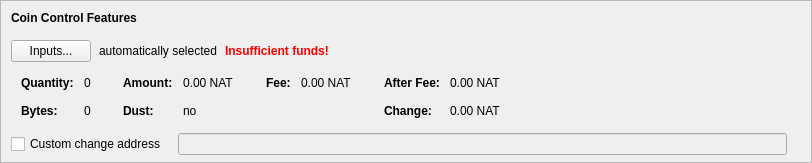
    <widget class="QFrame" name="frameCoinControl">
     <property name="sizePolicy">
      <sizepolicy hsizetype="Expanding" vsizetype="Expanding">
       <horstretch>0</horstretch>
       <verstretch>0</verstretch>
      </sizepolicy>
     </property>
     <property name="maximumSize">
      <size>
       <width>16777215</width>
       <height>16777215</height>
      </size>
     </property>
     <property name="frameShape">
      <enum>QFrame::StyledPanel</enum>
     </property>
     <property name="frameShadow">
      <enum>QFrame::Sunken</enum>
     </property>
     <layout class="QVBoxLayout" name="verticalLayoutCoinControl2">
      <property name="spacing">
       <number>0</number>
      </property>
      <property name="leftMargin">
       <number>0</number>
      </property>
      <property name="topMargin">
       <number>0</number>
      </property>
      <property name="rightMargin">
       <number>0</number>
      </property>
      <property name="bottomMargin">
       <number>6</number>
      </property>
      <item>
       <layout class="QVBoxLayout" name="verticalLayoutCoinControl" stretch="0,0,0,0,1">
        <property name="spacing">
         <number>0</number>
        </property>
        <property name="leftMargin">
         <number>10</number>
        </property>
        <property name="topMargin">
         <number>10</number>
        </property>
        <item>
         <layout class="QHBoxLayout" name="horizontalLayoutCoinControl1">
          <property name="bottomMargin">
           <number>15</number>
          </property>
          <item>
           <widget class="QLabel" name="labelCoinControlFeatures">
            <property name="sizePolicy">
             <sizepolicy hsizetype="Preferred" vsizetype="Maximum">
              <horstretch>0</horstretch>
              <verstretch>0</verstretch>
             </sizepolicy>
            </property>
            <property name="font">
             <font>
              <weight>75</weight>
              <bold>true</bold>
             </font>
            </property>
            <property name="styleSheet">
             <string notr="true">font-weight:bold;</string>
            </property>
            <property name="text">
             <string>Coin Control Features</string>
            </property>
           </widget>
          </item>
         </layout>
        </item>
        <item>
         <layout class="QHBoxLayout" name="horizontalLayoutCoinControl2" stretch="0,0,0,0">
          <property name="spacing">
           <number>8</number>
          </property>
          <property name="bottomMargin">
           <number>10</number>
          </property>
          <item>
           <widget class="QPushButton" name="pushButtonCoinControl">
            <property name="styleSheet">
             <string notr="true"/>
            </property>
            <property name="text">
             <string>Inputs...</string>
            </property>
            <property name="autoDefault">
             <bool>false</bool>
            </property>
           </widget>
          </item>
          <item>
           <widget class="QLabel" name="labelCoinControlAutomaticallySelected">
            <property name="text">
             <string>automatically selected</string>
            </property>
            <property name="margin">
             <number>5</number>
            </property>
           </widget>
          </item>
          <item>
           <widget class="QLabel" name="labelCoinControlInsuffFunds">
            <property name="font">
             <font>
              <weight>75</weight>
              <bold>true</bold>
             </font>
            </property>
            <property name="styleSheet">
             <string notr="true">color:red;font-weight:bold;</string>
            </property>
            <property name="text">
             <string>Insufficient funds!</string>
            </property>
            <property name="margin">
             <number>5</number>
            </property>
           </widget>
          </item>
          <item>
           <spacer name="horizontalSpacerCoinControl">
            <property name="orientation">
             <enum>Qt::Horizontal</enum>
            </property>
            <property name="sizeHint" stdset="0">
             <size>
              <width>40</width>
              <height>1</height>
             </size>
            </property>
           </spacer>
          </item>
         </layout>
        </item>
        <item>
         <widget class="QWidget" name="widgetCoinControl" native="true">
          <property name="sizePolicy">
           <sizepolicy hsizetype="Preferred" vsizetype="Preferred">
            <horstretch>0</horstretch>
            <verstretch>0</verstretch>
           </sizepolicy>
          </property>
          <property name="minimumSize">
           <size>
            <width>0</width>
            <height>0</height>
           </size>
          </property>
          <property name="styleSheet">
           <string notr="true"/>
          </property>
          <layout class="QHBoxLayout" name="horizontalLayoutCoinControl5">
           <property name="leftMargin">
            <number>0</number>
           </property>
           <property name="topMargin">
            <number>0</number>
           </property>
           <property name="rightMargin">
            <number>0</number>
           </property>
           <property name="bottomMargin">
            <number>0</number>
           </property>
           <item>
            <layout class="QHBoxLayout" name="horizontalLayoutCoinControl3" stretch="0,0,0,1">
             <property name="spacing">
              <number>20</number>
             </property>
             <property name="topMargin">
              <number>0</number>
             </property>
             <property name="bottomMargin">
              <number>10</number>
             </property>
             <item>
              <layout class="QFormLayout" name="formLayoutCoinControl1">
               <property name="horizontalSpacing">
                <number>10</number>
               </property>
               <property name="verticalSpacing">
                <number>14</number>
               </property>
               <property name="leftMargin">
                <number>10</number>
               </property>
               <property name="topMargin">
                <number>4</number>
               </property>
               <property name="rightMargin">
                <number>6</number>
               </property>
               <item row="0" column="0">
                <widget class="QLabel" name="labelCoinControlQuantityText">
                 <property name="font">
                  <font>
                   <weight>75</weight>
                   <bold>true</bold>
                  </font>
                 </property>
                 <property name="text">
                  <string>Quantity:</string>
                 </property>
                 <property name="margin">
                  <number>0</number>
                 </property>
                </widget>
               </item>
               <item row="0" column="1">
                <widget class="QLabel" name="labelCoinControlQuantity">
                 <property name="cursor">
                  <cursorShape>IBeamCursor</cursorShape>
                 </property>
                 <property name="contextMenuPolicy">
                  <enum>Qt::ActionsContextMenu</enum>
                 </property>
                 <property name="text">
                  <string notr="true">0</string>
                 </property>
                 <property name="margin">
                  <number>0</number>
                 </property>
                 <property name="textInteractionFlags">
                  <set>Qt::LinksAccessibleByMouse|Qt::TextSelectableByKeyboard|Qt::TextSelectableByMouse</set>
                 </property>
                </widget>
               </item>
               <item row="1" column="0">
                <widget class="QLabel" name="labelCoinControlBytesText">
                 <property name="font">
                  <font>
                   <weight>75</weight>
                   <bold>true</bold>
                  </font>
                 </property>
                 <property name="text">
                  <string>Bytes:</string>
                 </property>
                </widget>
               </item>
               <item row="1" column="1">
                <widget class="QLabel" name="labelCoinControlBytes">
                 <property name="cursor">
                  <cursorShape>IBeamCursor</cursorShape>
                 </property>
                 <property name="contextMenuPolicy">
                  <enum>Qt::ActionsContextMenu</enum>
                 </property>
                 <property name="text">
                  <string notr="true">0</string>
                 </property>
                 <property name="textInteractionFlags">
                  <set>Qt::LinksAccessibleByMouse|Qt::TextSelectableByKeyboard|Qt::TextSelectableByMouse</set>
                 </property>
                </widget>
               </item>
              </layout>
             </item>
             <item>
              <layout class="QFormLayout" name="formLayoutCoinControl2">
               <property name="horizontalSpacing">
                <number>10</number>
               </property>
               <property name="verticalSpacing">
                <number>14</number>
               </property>
               <property name="leftMargin">
                <number>6</number>
               </property>
               <property name="topMargin">
                <number>4</number>
               </property>
               <property name="rightMargin">
                <number>6</number>
               </property>
               <item row="0" column="0">
                <widget class="QLabel" name="labelCoinControlAmountText">
                 <property name="font">
                  <font>
                   <weight>75</weight>
                   <bold>true</bold>
                  </font>
                 </property>
                 <property name="text">
                  <string>Amount:</string>
                 </property>
                 <property name="margin">
                  <number>0</number>
                 </property>
                </widget>
               </item>
               <item row="0" column="1">
                <widget class="QLabel" name="labelCoinControlAmount">
                 <property name="cursor">
                  <cursorShape>IBeamCursor</cursorShape>
                 </property>
                 <property name="contextMenuPolicy">
                  <enum>Qt::ActionsContextMenu</enum>
                 </property>
                 <property name="text">
                  <string notr="true">0.00 NAT</string>
                 </property>
                 <property name="textInteractionFlags">
                  <set>Qt::LinksAccessibleByMouse|Qt::TextSelectableByKeyboard|Qt::TextSelectableByMouse</set>
                 </property>
                </widget>
               </item>
               <item row="1" column="0">
                <widget class="QLabel" name="labelCoinControlLowOutputText">
                 <property name="font">
                  <font>
                   <weight>75</weight>
                   <bold>true</bold>
                  </font>
                 </property>
                 <property name="text">
                  <string>Dust:</string>
                 </property>
                </widget>
               </item>
               <item row="1" column="1">
                <widget class="QLabel" name="labelCoinControlLowOutput">
                 <property name="cursor">
                  <cursorShape>IBeamCursor</cursorShape>
                 </property>
                 <property name="contextMenuPolicy">
                  <enum>Qt::ActionsContextMenu</enum>
                 </property>
                 <property name="text">
                  <string notr="true">no</string>
                 </property>
                 <property name="textInteractionFlags">
                  <set>Qt::LinksAccessibleByMouse|Qt::TextSelectableByKeyboard|Qt::TextSelectableByMouse</set>
                 </property>
                </widget>
               </item>
              </layout>
             </item>
             <item>
              <layout class="QFormLayout" name="formLayoutCoinControl3">
               <property name="horizontalSpacing">
                <number>10</number>
               </property>
               <property name="verticalSpacing">
                <number>14</number>
               </property>
               <property name="leftMargin">
                <number>6</number>
               </property>
               <property name="topMargin">
                <number>4</number>
               </property>
               <property name="rightMargin">
                <number>6</number>
               </property>
               <item row="0" column="0">
                <widget class="QLabel" name="labelCoinControlFeeText">
                 <property name="font">
                  <font>
                   <weight>75</weight>
                   <bold>true</bold>
                  </font>
                 </property>
                 <property name="text">
                  <string>Fee:</string>
                 </property>
                 <property name="margin">
                  <number>0</number>
                 </property>
                </widget>
               </item>
               <item row="0" column="1">
                <widget class="QLabel" name="labelCoinControlFee">
                 <property name="cursor">
                  <cursorShape>IBeamCursor</cursorShape>
                 </property>
                 <property name="contextMenuPolicy">
                  <enum>Qt::ActionsContextMenu</enum>
                 </property>
                 <property name="text">
                  <string notr="true">0.00 NAT</string>
                 </property>
                 <property name="textInteractionFlags">
                  <set>Qt::LinksAccessibleByMouse|Qt::TextSelectableByKeyboard|Qt::TextSelectableByMouse</set>
                 </property>
                </widget>
               </item>
              </layout>
             </item>
             <item>
              <layout class="QFormLayout" name="formLayoutCoinControl4">
               <property name="horizontalSpacing">
                <number>10</number>
               </property>
               <property name="verticalSpacing">
                <number>14</number>
               </property>
               <property name="leftMargin">
                <number>6</number>
               </property>
               <property name="topMargin">
                <number>4</number>
               </property>
               <property name="rightMargin">
                <number>6</number>
               </property>
               <item row="0" column="0">
                <widget class="QLabel" name="labelCoinControlAfterFeeText">
                 <property name="font">
                  <font>
                   <weight>75</weight>
                   <bold>true</bold>
                  </font>
                 </property>
                 <property name="text">
                  <string>After Fee:</string>
                 </property>
                 <property name="margin">
                  <number>0</number>
                 </property>
                </widget>
               </item>
               <item row="0" column="1">
                <widget class="QLabel" name="labelCoinControlAfterFee">
                 <property name="cursor">
                  <cursorShape>IBeamCursor</cursorShape>
                 </property>
                 <property name="contextMenuPolicy">
                  <enum>Qt::ActionsContextMenu</enum>
                 </property>
                 <property name="text">
                  <string notr="true">0.00 NAT</string>
                 </property>
                 <property name="textInteractionFlags">
                  <set>Qt::LinksAccessibleByMouse|Qt::TextSelectableByKeyboard|Qt::TextSelectableByMouse</set>
                 </property>
                </widget>
               </item>
               <item row="1" column="0">
                <widget class="QLabel" name="labelCoinControlChangeText">
                 <property name="font">
                  <font>
                   <weight>75</weight>
                   <bold>true</bold>
                  </font>
                 </property>
                 <property name="text">
                  <string>Change:</string>
                 </property>
                </widget>
               </item>
               <item row="1" column="1">
                <widget class="QLabel" name="labelCoinControlChange">
                 <property name="cursor">
                  <cursorShape>IBeamCursor</cursorShape>
                 </property>
                 <property name="contextMenuPolicy">
                  <enum>Qt::ActionsContextMenu</enum>
                 </property>
                 <property name="text">
                  <string notr="true">0.00 NAT</string>
                 </property>
                 <property name="textInteractionFlags">
                  <set>Qt::LinksAccessibleByMouse|Qt::TextSelectableByKeyboard|Qt::TextSelectableByMouse</set>
                 </property>
                </widget>
               </item>
              </layout>
             </item>
            </layout>
           </item>
          </layout>
         </widget>
        </item>
        <item>
         <layout class="QHBoxLayout" name="horizontalLayoutCoinControl4" stretch="0,0,0">
          <property name="spacing">
           <number>12</number>
          </property>
          <property name="sizeConstraint">
           <enum>QLayout::SetDefaultConstraint</enum>
          </property>
          <property name="topMargin">
           <number>5</number>
          </property>
          <property name="rightMargin">
           <number>5</number>
          </property>
          <item>
           <widget class="QCheckBox" name="checkBoxCoinControlChange">
            <property name="toolTip">
             <string>If this is activated, but the change address is empty or invalid, change will be sent to a newly generated address.</string>
            </property>
            <property name="text">
             <string>Custom change address</string>
            </property>
           </widget>
          </item>
          <item>
           <widget class="QValidatedLineEdit" name="lineEditCoinControlChange">
            <property name="enabled">
             <bool>false</bool>
            </property>
            <property name="sizePolicy">
             <sizepolicy hsizetype="Expanding" vsizetype="Fixed">
              <horstretch>0</horstretch>
              <verstretch>0</verstretch>
             </sizepolicy>
            </property>
           </widget>
          </item>
          <item>
           <widget class="QLabel" name="labelCoinControlChangeLabel">
            <property name="sizePolicy">
             <sizepolicy hsizetype="Preferred" vsizetype="Expanding">
              <horstretch>0</horstretch>
              <verstretch>0</verstretch>
             </sizepolicy>
            </property>
            <property name="minimumSize">
             <size>
              <width>0</width>
              <height>0</height>
             </size>
            </property>
            <property name="text">
             <string/>
            </property>
            <property name="margin">
             <number>3</number>
            </property>
           </widget>
          </item>
         </layout>
        </item>
        <item>
         <spacer name="verticalSpacerCoinControl">
          <property name="orientation">
           <enum>Qt::Vertical</enum>
          </property>
          <property name="sizeHint" stdset="0">
           <size>
            <width>800</width>
            <height>1</height>
           </size>
          </property>
         </spacer>
        </item>
       </layout>
      </item>
     </layout>
    </widget>
